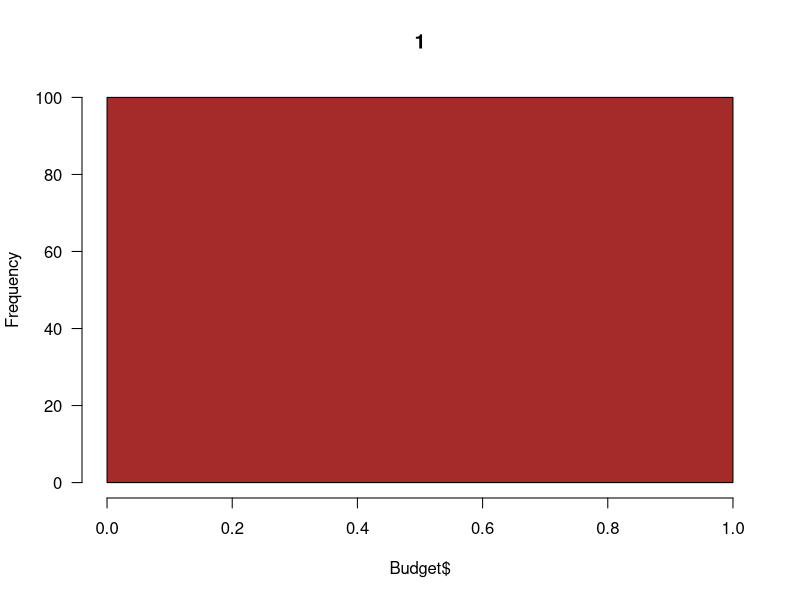
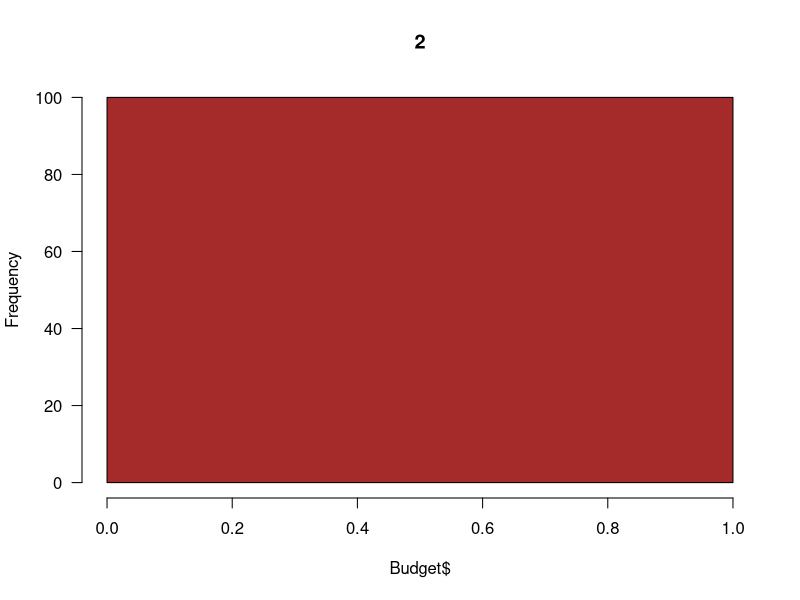
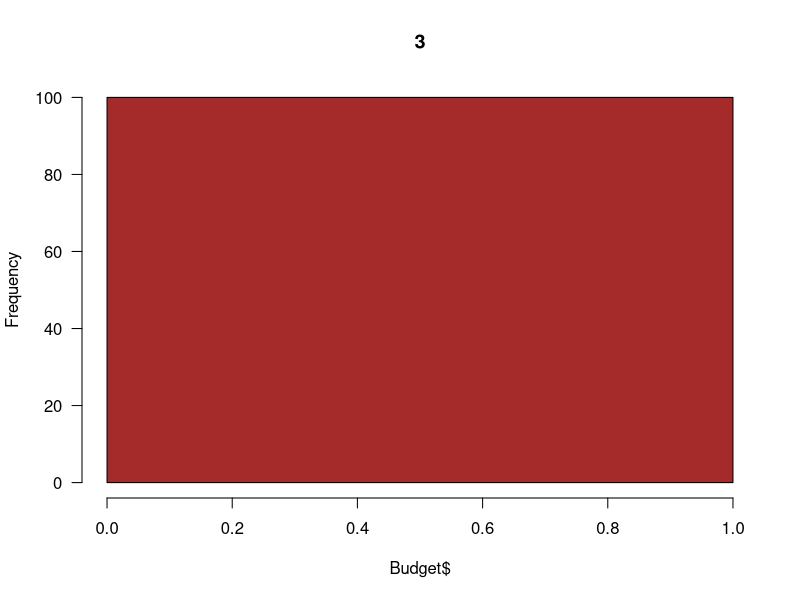
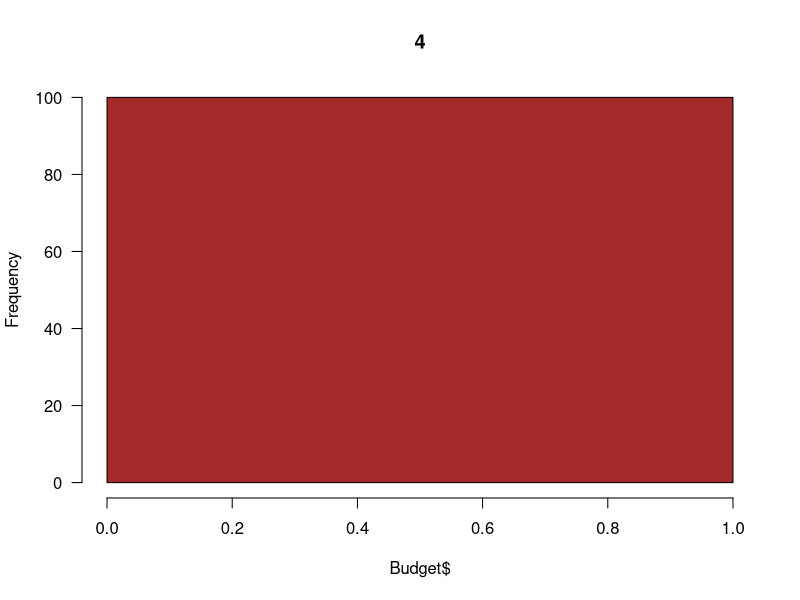
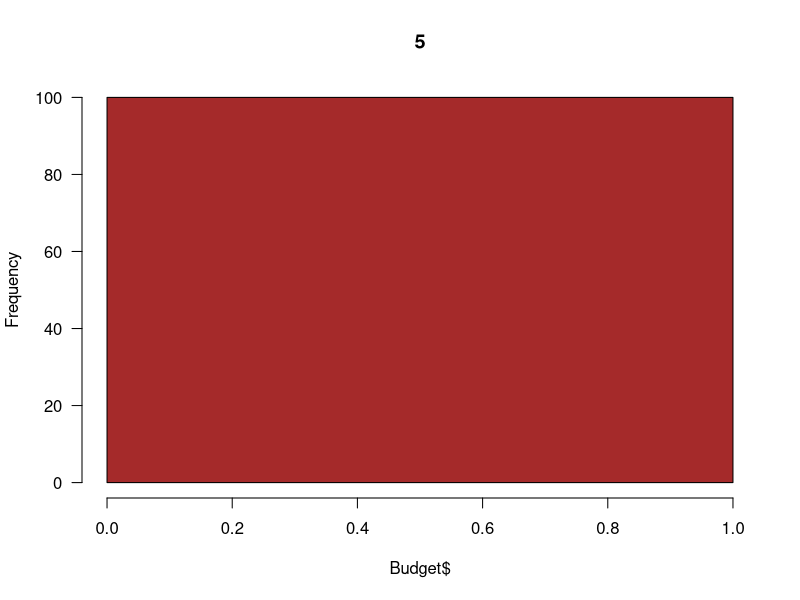
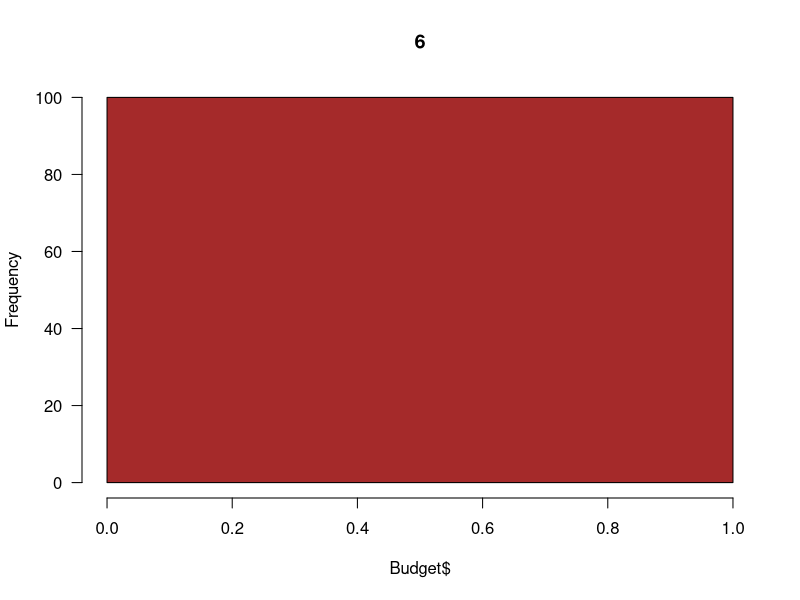
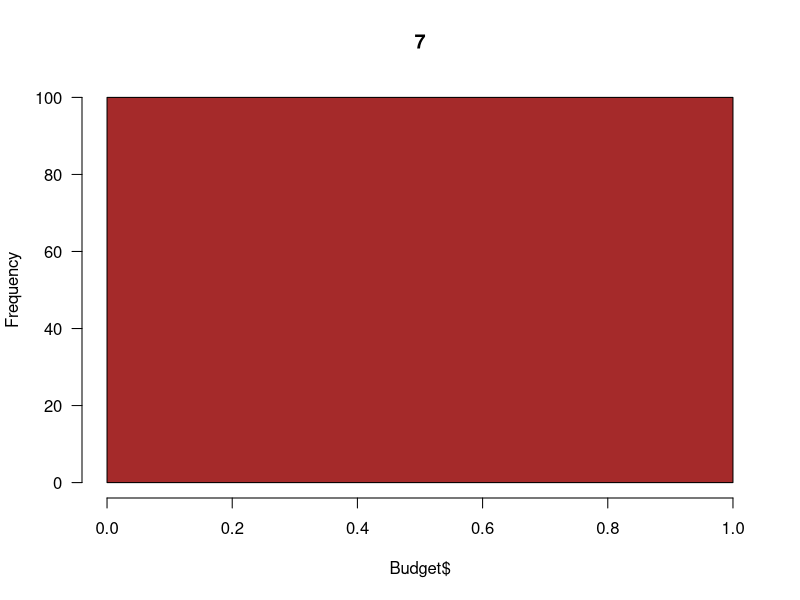
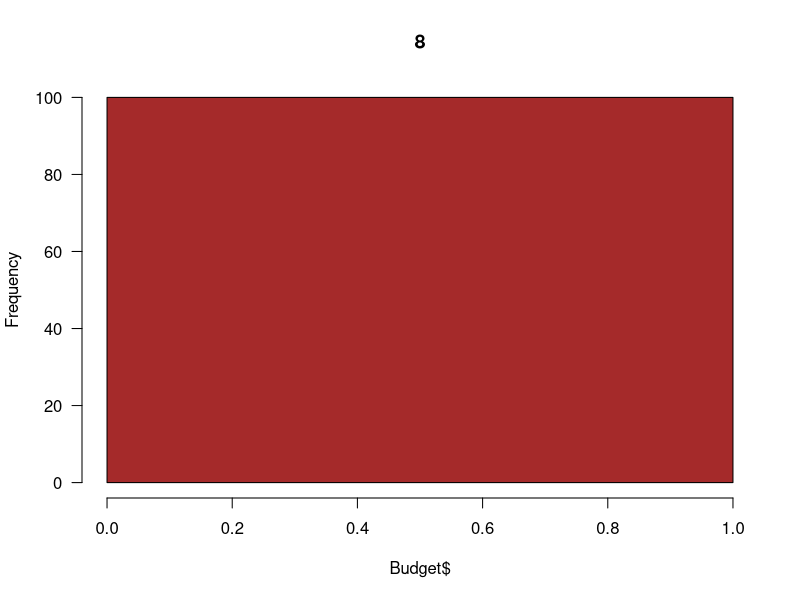

Reproduce these figures in R, in order. (Note: a time limit stopped this script after it produced the figures.)
x <- rep(0, 100)

for(i in 1:6000)
{
  rmd_guest = sample(1:100, size = 1, replace = TRUE)
  x[rmd_guest] = x[rmd_guest] + 1
  max = 0
  min = x[1]
  for(j in x)
  {
    if(j > max)
      max = j
    if(j < min)
      min = j
  }
  flush.console()
  hist(x, main = i, xlab = "Budget$", col = "Brown", breaks = max - min, plot = TRUE, las = 1)
  Sys.sleep(0.05)
}
